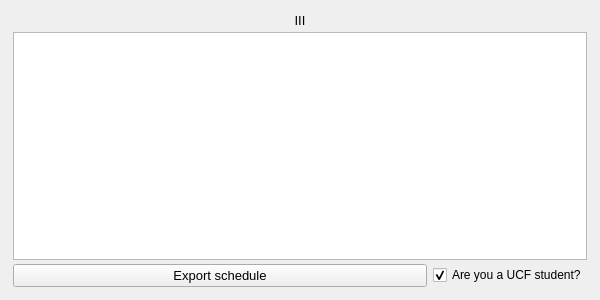
<?xml version="1.0" encoding="UTF-8"?>
<ui version="4.0">
 <class>MainWindow</class>
 <widget class="QMainWindow" name="MainWindow">
  <property name="geometry">
   <rect>
    <x>0</x>
    <y>0</y>
    <width>600</width>
    <height>300</height>
   </rect>
  </property>
  <property name="minimumSize">
   <size>
    <width>2</width>
    <height>0</height>
   </size>
  </property>
  <property name="windowTitle">
   <string>MainWindow</string>
  </property>
  <widget class="QWidget" name="centralwidget">
   <property name="maximumSize">
    <size>
     <width>16777215</width>
     <height>392</height>
    </size>
   </property>
   <layout class="QGridLayout" name="gridLayout">
    <item row="0" column="0">
     <layout class="QVBoxLayout" name="verticalLayout" stretch="0,0,0">
      <property name="spacing">
       <number>4</number>
      </property>
      <property name="leftMargin">
       <number>4</number>
      </property>
      <property name="topMargin">
       <number>4</number>
      </property>
      <property name="rightMargin">
       <number>4</number>
      </property>
      <property name="bottomMargin">
       <number>4</number>
      </property>
      <item>
       <widget class="QLabel" name="label">
        <property name="sizePolicy">
         <sizepolicy hsizetype="Preferred" vsizetype="Preferred">
          <horstretch>0</horstretch>
          <verstretch>0</verstretch>
         </sizepolicy>
        </property>
        <property name="font">
         <font>
          <pointsize>10</pointsize>
         </font>
        </property>
        <property name="focusPolicy">
         <enum>Qt::WheelFocus</enum>
        </property>
        <property name="text">
         <string>III</string>
        </property>
        <property name="alignment">
         <set>Qt::AlignCenter</set>
        </property>
       </widget>
      </item>
      <item>
       <widget class="QPlainTextEdit" name="plainTextEdit"/>
      </item>
      <item>
       <layout class="QHBoxLayout" name="horizontalLayout_3">
        <property name="spacing">
         <number>6</number>
        </property>
        <item>
         <widget class="QPushButton" name="pushButton">
          <property name="sizePolicy">
           <sizepolicy hsizetype="MinimumExpanding" vsizetype="Fixed">
            <horstretch>0</horstretch>
            <verstretch>0</verstretch>
           </sizepolicy>
          </property>
          <property name="font">
           <font>
            <pointsize>10</pointsize>
           </font>
          </property>
          <property name="text">
           <string>Export schedule</string>
          </property>
          <property name="default">
           <bool>false</bool>
          </property>
          <property name="flat">
           <bool>false</bool>
          </property>
         </widget>
        </item>
        <item>
         <widget class="QCheckBox" name="checkBox">
          <property name="text">
           <string>Are you a UCF student?</string>
          </property>
          <property name="checked">
           <bool>true</bool>
          </property>
         </widget>
        </item>
       </layout>
      </item>
     </layout>
    </item>
   </layout>
  </widget>
 </widget>
 <resources/>
 <connections/>
</ui>
